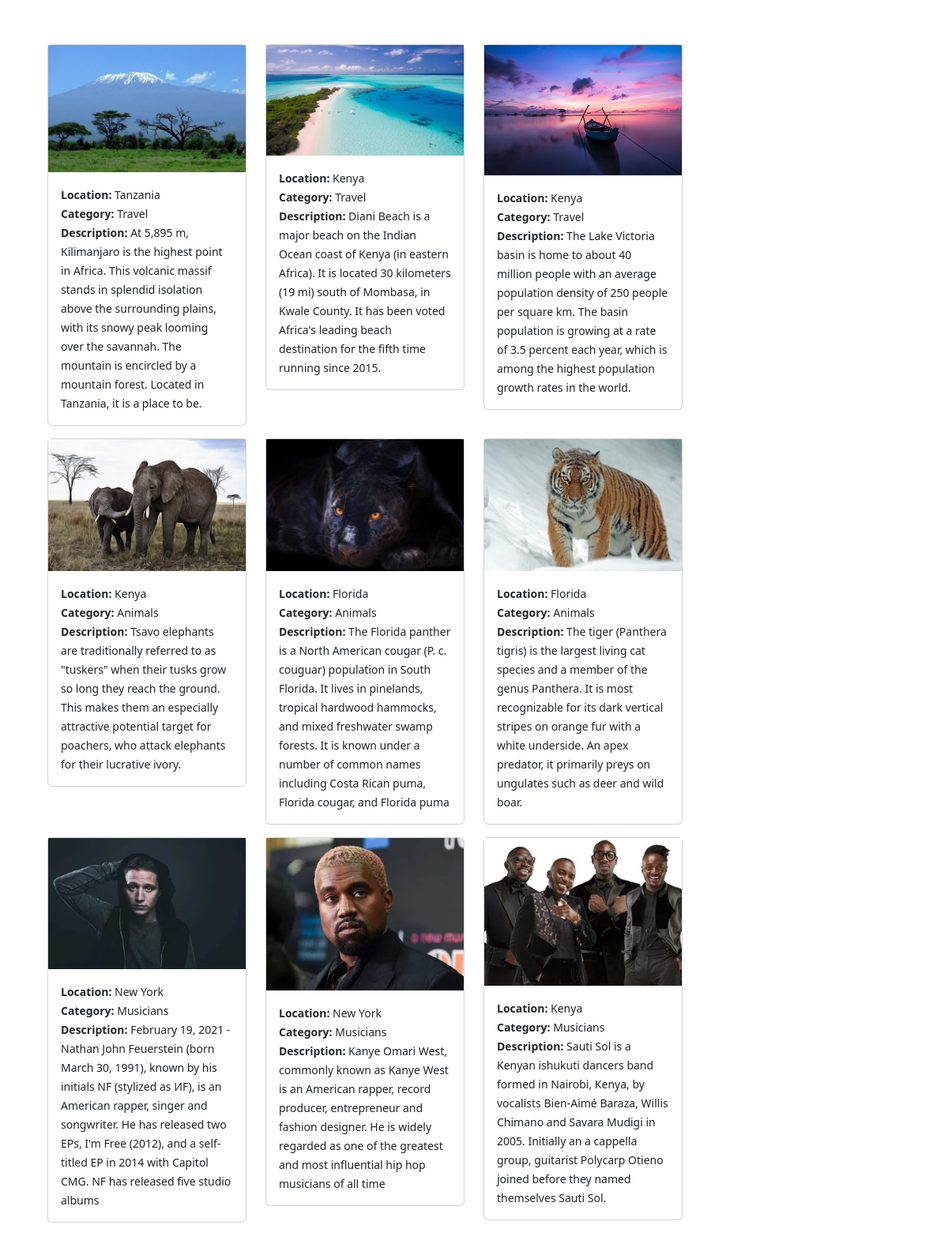
/location/, run on the app's committed database.
### photos/models.py (models this page shows, shortened)
class Photo(models.Model):
    category = models.ForeignKey(Category,on_delete=models.SET_NULL, null=True, blank=True)
    location = models.ForeignKey(Location,on_delete=models.SET_NULL, null=True, blank=False)
    image = models.ImageField(null=False,blank=False)
    description = models.TextField()

class Location(models.Model):
    name = models.CharField(max_length=100, null=False,blank=False)
    def __str__(self):
        return self.name

class Category(models.Model):
    name = models.CharField(max_length=100, null=False,blank=False)

### photos/views.py (the view)
# urls.py: path('location/',views.location,name='location'),
def location(request):
    location = request.GET.get('location')
    if location == None:
        photos = Photo.objects.all()
    else:
        photos = Photo.objects.filter(location__name = location)
    locations = Location.objects.all()
    context = {'locations': locations, 'photos':photos}
    return render(request,'photos/location.html', context)

### photos/templates/photos/location.html (shortened to what this page needs)
<!DOCTYPE html>
<html lang="en">
<head>
    <link href="https://cdn.jsdelivr.net/npm/bootstrap@5.2.0-beta1/dist/css/bootstrap.min.css" rel="stylesheet"
>
</head>
<body class="m-5">
    <div class="container">
        <div class="row">
            <div class="col-md-9">
                <div class="row">
                    {% for photo in photos %}
                    <div class="col-md-4">
                        <div class="card my-2">
                            <img class="image-thumbail" src="{{photo.image.url}}" alt="Card image cap">
                            <div class="card-body">
                                <small> <b>Location:</b> {{photo.location}}</small> <br>
                                <small> <b>Category:</b> {{photo.category.name}}</small> <br>
                                <small> <b>Description:</b> {{photo.description}}</small>
                            </div>
                        </div>
                    </div>
                    {% empty %}
                    <h3>No Photos...</h3>
                    {% endfor %}
                </div>
            </div>
        </div>
    </div>
</body>
</html>

### data on the page
Photo: image (picture), location "Tanzania", category.name "Travel", description "At 5,895 m, Kilimanjaro is the highest point in Africa. This volcanic massif stands in splendid isolation above the surrounding plains, with its snowy peak looming over the savannah. The mountain is encircled by a mountain forest. Located in Tanzania, it is a place to be."
Photo: image (picture), location "Kenya", category.name "Travel", description "Diani Beach is a major beach on the Indian Ocean coast of Kenya (in eastern Africa). It is located 30 kilometers (19 mi) south of Mombasa, in Kwale County. It has been voted Africa's leading beach destination for the fifth time running since 2015."
Photo: image (picture), location "Kenya", category.name "Travel", description "The Lake Victoria basin is home to about 40 million people with an average population density of 250 people per square km. The basin population is growing at a rate of 3.5 percent each year, which is among the highest population growth rates in the world."
Photo: image (picture), location "Kenya", category.name "Animals", description "Tsavo elephants are traditionally referred to as \"tuskers\" when their tusks grow so long they reach the ground. This makes them an especially attractive potential target for poachers, who attack elephants for their lucrative ivory."
Photo: image (picture), location "Florida", category.name "Animals", description "The Florida panther is a North American cougar (P. c. couguar) population in South Florida. It lives in pinelands, tropical hardwood hammocks, and mixed freshwater swamp forests. It is known under a number of common names including Costa Rican puma, Florida cougar, and Florida puma"
Photo: image (picture), location "Florida", category.name "Animals", description "The tiger (Panthera tigris) is the largest living cat species and a member of the genus Panthera. It is most recognizable for its dark vertical stripes on orange fur with a white underside. An apex predator, it primarily preys on ungulates such as deer and wild boar."
Photo: image (picture), location "New York", category.name "Musicians", description "February 19, 2021 - Nathan John Feuerstein (born March 30, 1991), known by his initials NF (stylized as ИF), is an American rapper, singer and songwriter. He has released two EPs, I'm Free (2012), and a self-titled EP in 2014 with Capitol CMG. NF has released five studio albums"
Photo: image (picture), location "New York", category.name "Musicians", description "Kanye Omari West, commonly known as Kanye West is an American rapper, record producer, entrepreneur and fashion designer. He is widely regarded as one of the greatest and most influential hip hop musicians of all time"
Photo: image (picture), location "Kenya", category.name "Musicians", description "Sauti Sol is a Kenyan ishukuti dancers band formed in Nairobi, Kenya, by vocalists Bien-Aimé Baraza, Willis Chimano and Savara Mudigi in 2005. Initially an a cappella group, guitarist Polycarp Otieno joined before they named themselves Sauti Sol."
